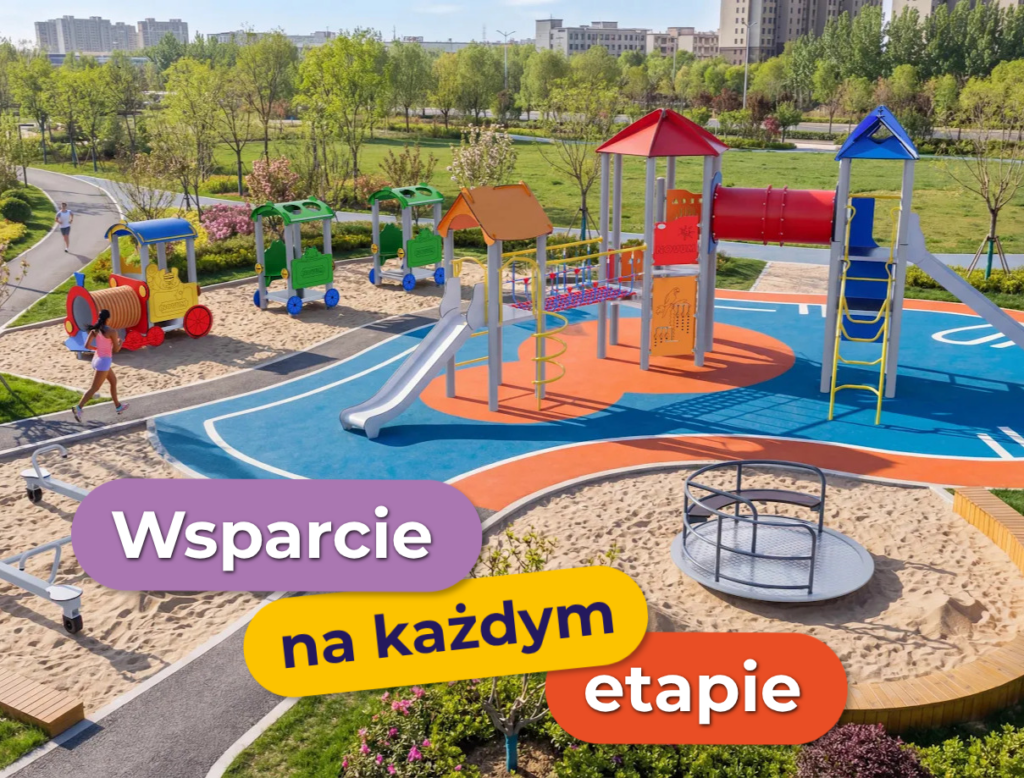
#> input picture models/photo.png, 1024 x 778 px
$ python compare.py ../models/photo.png
#> lines starting #> are read from the running program, lines starting #| are printed output that depends on the picture
import cv2,numpy as np,os,sys
D=os.path.dirname(os.path.abspath(__file__))
a=cv2.imread(os.path.join(D,'..','models','photo.png'))
#> a is the input picture: shape (778, 1024, 3); mean B, G, R 113.6, 135.6, 150.3
b=cv2.imread(sys.argv[1]);b=cv2.resize(b,(a.shape[1],a.shape[0]))
def masks(im):
    hsv=cv2.cvtColor(im,cv2.COLOR_BGR2HSV);h,s,v=[hsv[...,i].astype(int) for i in range(3)];Y=np.arange(im.shape[0])[:,None]
#> after `hsv = cv2.cvtColor(im, cv2.COLOR_BGR2HSV)`: hsv: shape (778, 1024, 3); mean H, S, V 54.8, 111, 167.8
#> after `h, s, v = [hsv[..., i].astype(int) for i in range(3)]`:
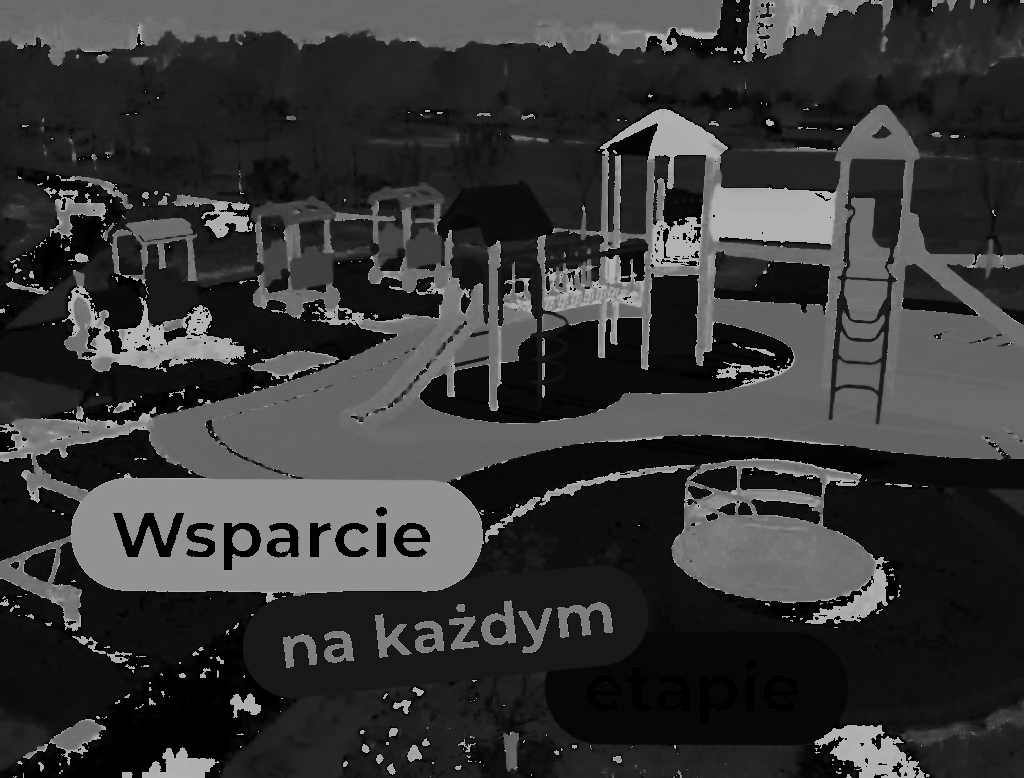
#> h: shape (778, 1024) int64; min 0, max 179, mean 54.8
#> after `h, s, v = [hsv[..., i].astype(int) for i in range(3)]`:
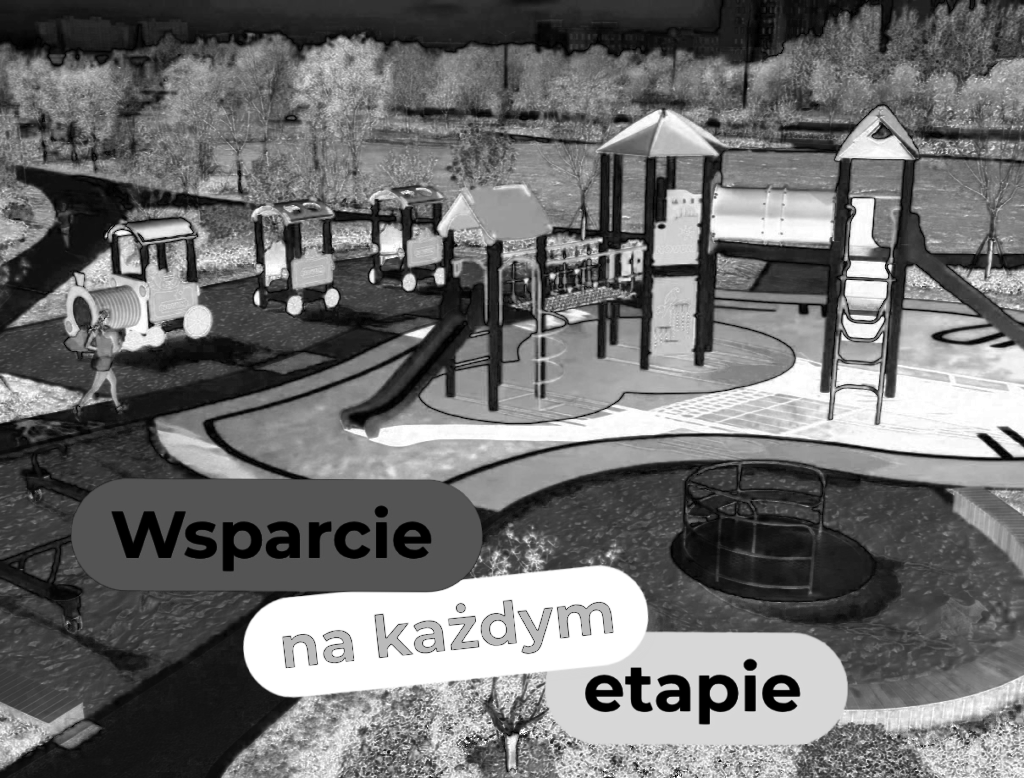
#> s: shape (778, 1024) int64; min 0, max 255, mean 111
#> after `h, s, v = [hsv[..., i].astype(int) for i in range(3)]`:
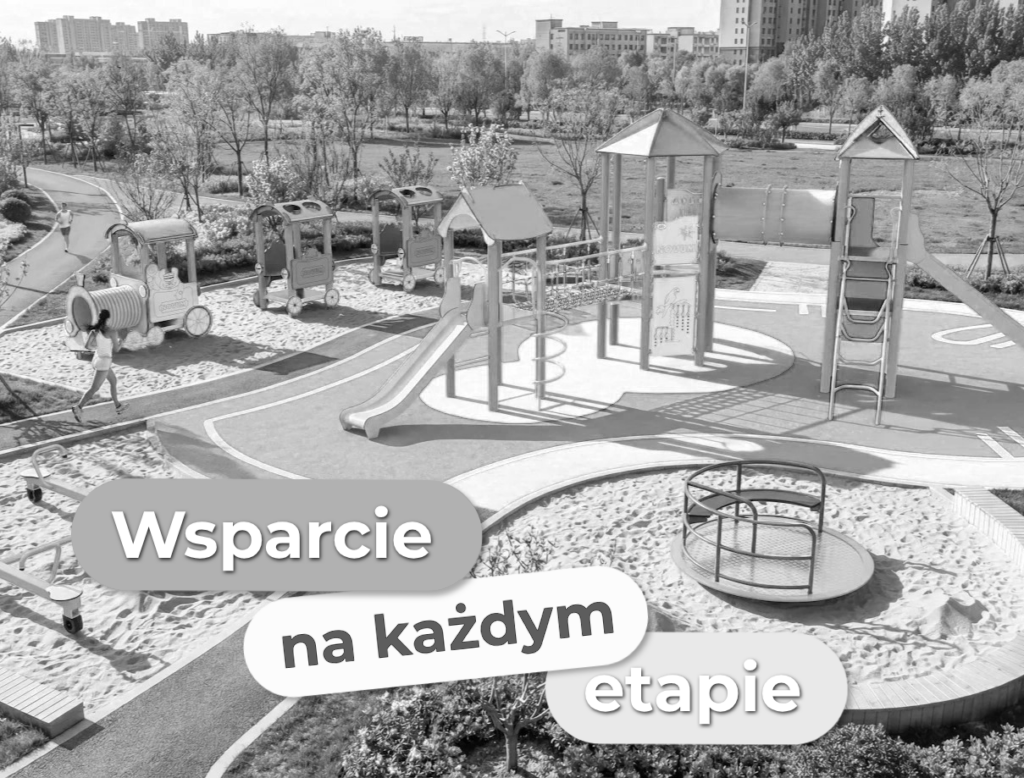
#> v: shape (778, 1024) int64; min 1, max 255, mean 167.8
#> after `Y = np.arange(im.shape[0])[:, None]`: Y = 778 values from 0 to 777
    return {'blue':(h>=100)&(h<=122)&(s>130)&(v>90)&(Y>300)&(Y<500),
            'orange':(h>=6)&(h<=20)&(s>150)&(v>150)&(Y>260)&(Y<500),
            'sand':(h>=12)&(h<=26)&(s>25)&(s<130)&(v>160)&(Y>280),
            'green':(h>=33)&(h<=75)&(s>60)&(Y>600)}
A=masks(a);B=masks(b)
#> after `A = masks(a)`: A = 4 items
#> after `B = masks(b)`: B = 4 items
for k in A:
    i=(A[k]&B[k]).sum();u=(A[k]|B[k]).sum();print(k,'IoU=%.2f'%(i/max(u,1)),'photo=%d render=%d'%(A[k].sum(),B[k].sum()))
#> this loop made 4 passes
#> (k, i, u) on passes 1 to 4: ('blue', 45981, 45981), ('orange', 23596, 23596), ('sand', 91455, 91455), ('green', 16274, 16274)
#| blue IoU=1.00 photo=45981 render=45981
#| orange IoU=1.00 photo=23596 render=23596
#| sand IoU=1.00 photo=91455 render=91455
#| green IoU=1.00 photo=16274 render=16274
# side by side
sb=np.hstack([a,b]);cv2.imwrite(os.path.expanduser('~/.hermes/cache/scratch/sbs.jpg'),cv2.resize(sb,None,fx=.8,fy=.8),[cv2.IMWRITE_JPEG_QUALITY,88])
#> after `sb = np.hstack([a, b])`:
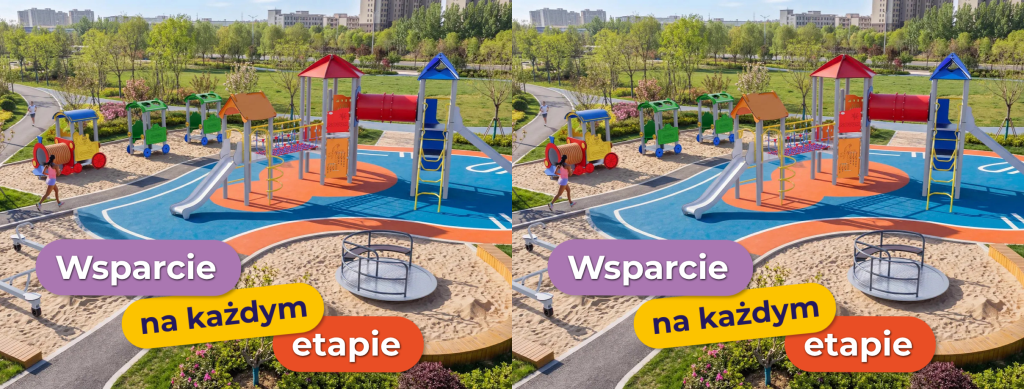
#> sb: shape (778, 2048, 3) (shown at 1/2 size); mean B, G, R 113.6, 135.6, 150.3
#> after `sb = np.hstack([a, b])`:
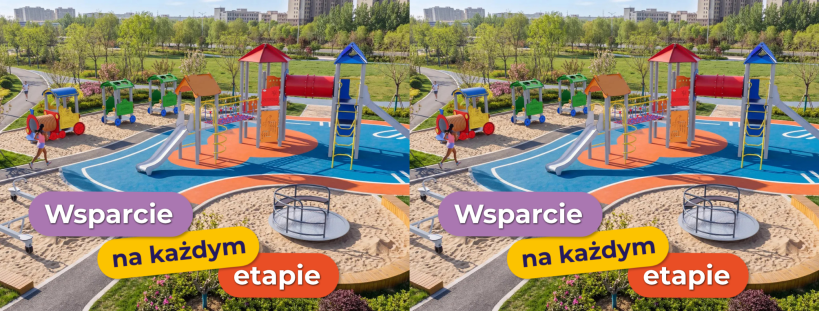
#> saved as sbs.jpg: shape (622, 1638, 3) (shown at 1/2 size); mean B, G, R 113.6, 135.5, 150.3

$ run again, with models/depth.png copied over models/photo.png
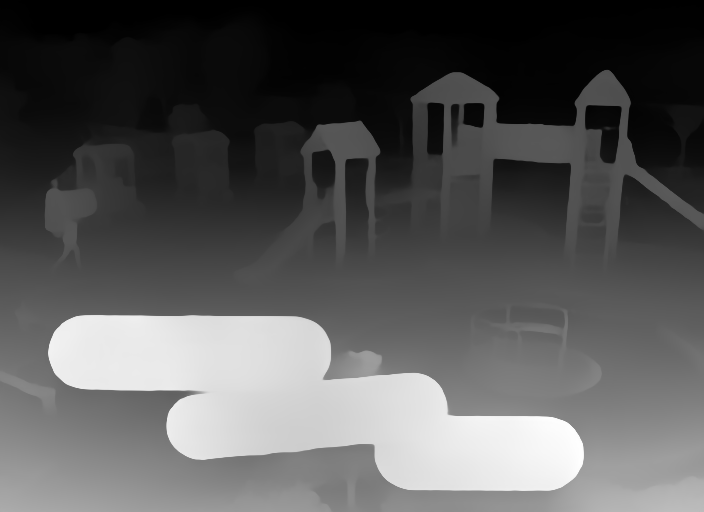
#> input picture models/depth.png, 704 x 512 px
#> a is the input picture: shape (512, 704, 3); min 0, max 255, mean 87.9
#> hsv: shape (512, 704, 3); mean H, S, V 0, 0, 87.9
#> h: shape (512, 704) int64; every value is 0
#> in masks, `h, s, v = [hsv[..., i].astype(int) for i in range(3)]`:
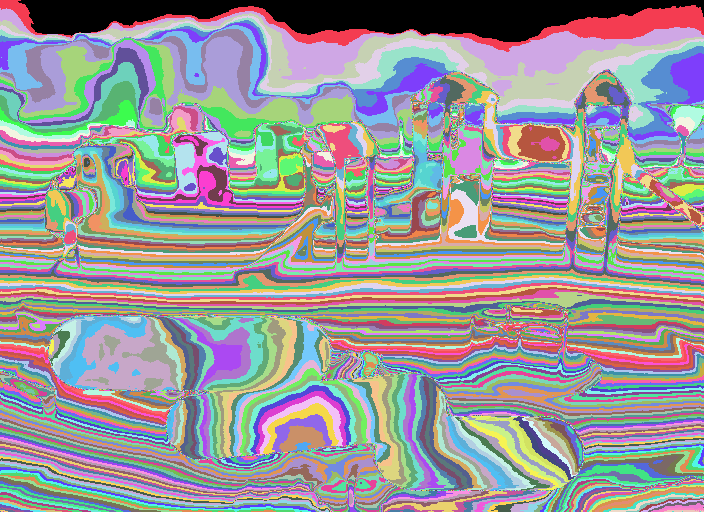
#> v: shape (512, 704) int64; 256 distinct labels, from 0 to 255; one colour per label, 0 black
#> A = 4 items
#> the loop `for k in A:` made 4 passes
#> k on passes 1 to 4: 'blue', 'orange', 'sand', 'green'
#> (printed output is left out)
#> `sb = np.hstack([a, b])`:
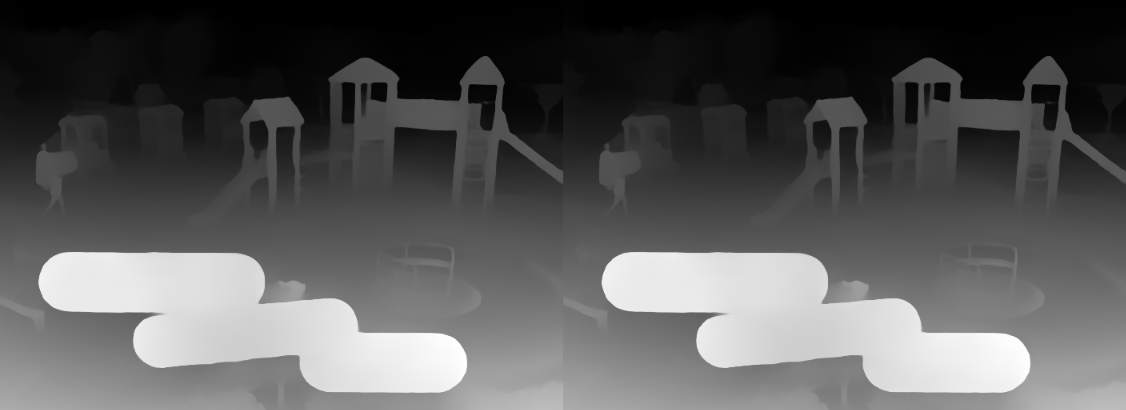
#> saved as sbs.jpg: shape (410, 1126, 3); min 0, max 255, mean 87.9
